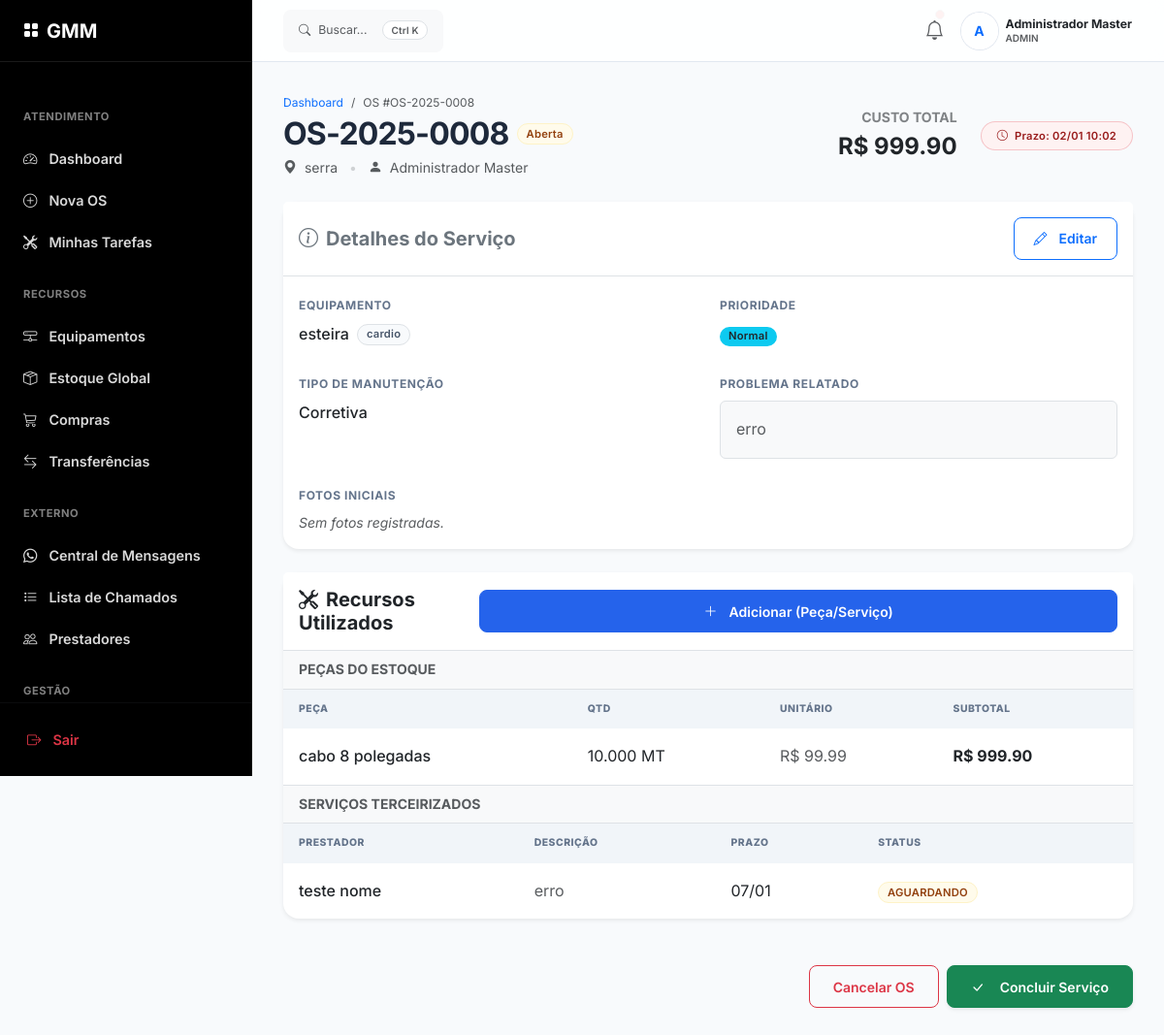
Page /os/8 (signed in) on the earlier database version.
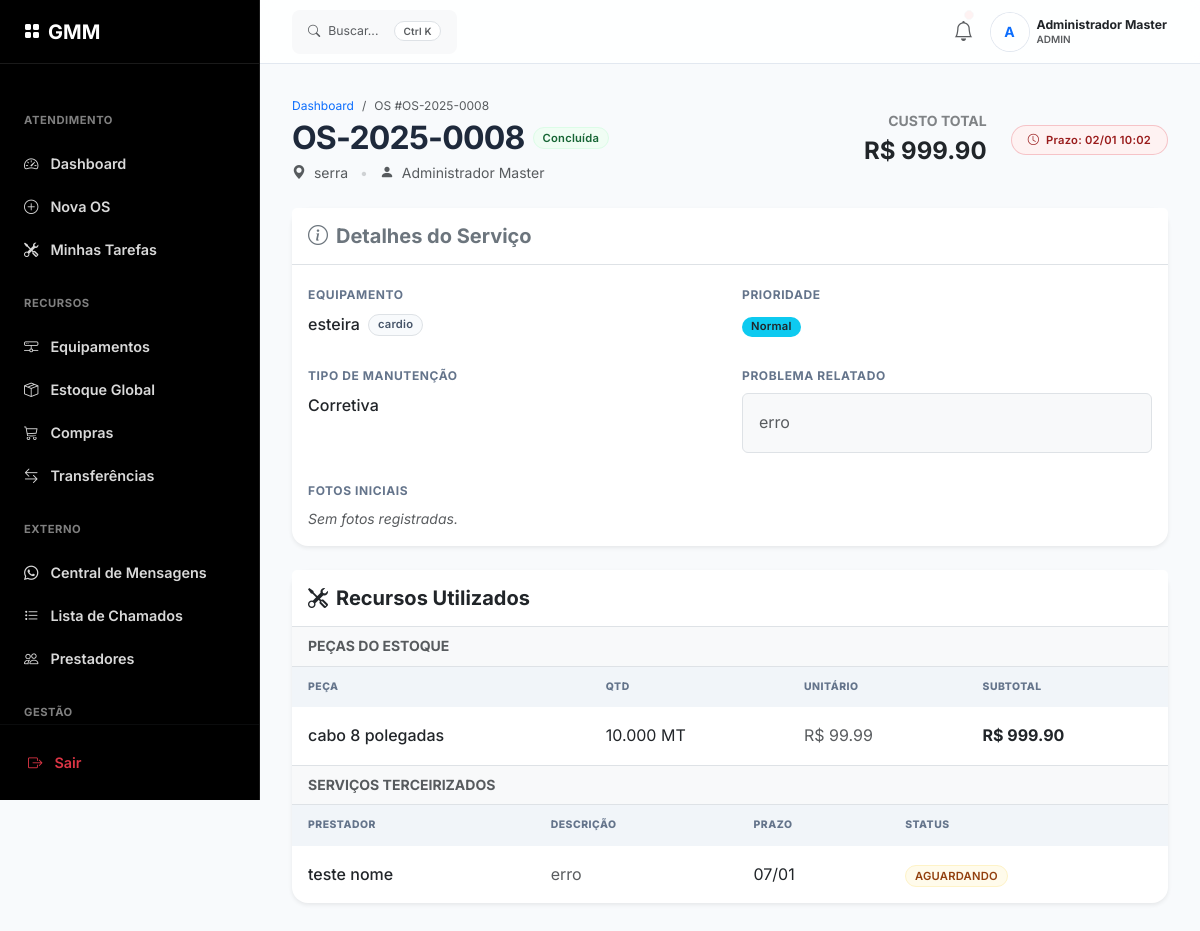
Same page on the later database version.
### app/routes/os.py (the view)
@bp.route('/<int:id>', methods=['GET'])
@login_required
def detalhes(id):
    os_obj = OrdemServico.query.get_or_404(id)
    categorias = CategoriaEstoque.query.all()
    todas_pecas = Estoque.query.order_by(Estoque.nome).all()
    terceirizados = Terceirizado.query.filter(
        (Terceirizado.abrangencia_global == True) |
        (Terceirizado.unidades.any(id=os_obj.unidade_id))
    ).filter_by(ativo=True).order_by(Terceirizado.nome).all()
    usuarios = Usuario.query.filter_by(ativo=True).order_by(Usuario.nome).all()
    return render_template('os_detalhes.html',
                         os=os_obj,
                         categorias=categorias,
                         todas_pecas=todas_pecas,
                         terceirizados=terceirizados,
                         usuarios=usuarios)

### app/models/estoque_models.py (called while the page is built)
    @property
    def custo_total(self):
        total = Decimal('0.00')
        for mov in self.movimentacoes:
            if mov.tipo_movimentacao == 'consumo' and mov.estoque.valor_unitario:
                total += (mov.quantidade * mov.estoque.valor_unitario)
        return total

### app/templates/os_detalhes.html (shortened to what the changed rows need)
{% extends "base.html" %}
{% block content %}
<div class="mb-4 d-flex flex-column flex-md-row justify-content-between align-items-start align-items-md-center gap-3">
    <div>
        <div class="d-flex align-items-center gap-2">
            <h2 class="mb-0 fw-bold">{{ os.numero_os }}</h2>
            {% if os.status == 'aberta' %}
            <span class="badge bg-warning">Aberta</span>
            {% elif os.status == 'concluida' %}
            <span class="badge bg-success">Concluída</span>
            {% else %}
            <span class="badge bg-secondary text-capitalize">{{ os.status }}</span>
            {% endif %}
        </div>
    </div>
</div>
<div class="card shadow-sm border-0 mb-4">
    <div class="card-header bg-white border-bottom py-3 d-flex justify-content-between align-items-center">
        <h5 class="mb-0 text-secondary fw-bold"><i class="bi bi-info-circle me-2"></i>Detalhes do Serviço</h5>
        {% if os.status != 'concluida' %}
        <button class="btn btn-sm btn-outline-primary" data-bs-toggle="modal" data-bs-target="#modalEditarOS">
            <i class="bi bi-pencil me-1"></i> Editar
        </button>
        {% endif %}
    </div>
</div>
<div class="card shadow-sm border-0 mb-5">
    <div
        class="card-header bg-white py-3 border-bottom d-flex flex-column flex-md-row justify-content-between align-items-center gap-3">
        <h5 class="mb-0 fw-bold text-dark"><i class="bi bi-tools me-2"></i>Recursos Utilizados</h5>
        {% if os.status != 'concluida' %}
        <button class="btn btn-primary btn-sm w-100 w-md-auto" data-bs-toggle="modal" data-bs-target="#modalRecursos">
            <i class="bi bi-plus-lg me-1"></i> Adicionar (Peça/Serviço)
        </button>
        {% endif %}
    </div>
    <div class="card-body p-0">
        <div class="table-responsive">
            <table class="table table-hover table-responsive-stack mb-0">
                <thead class="bg-light">
                    <tr>
                        <th>Peça</th>
                        <th>Qtd</th>
                        <th>Unitário</th>
                        <th>Subtotal</th>
                    </tr>
                </thead>
            </table>
        </div>
        <div class="table-responsive">
            <table class="table table-hover table-responsive-stack mb-0">
                <thead class="bg-light">
                    <tr>
                        <th>Prestador</th>
                        <th>Descrição</th>
                        <th>Prazo</th>
                        <th>Status</th>
                    </tr>
                </thead>
            </table>
        </div>
    </div>
</div>
{% if os.status != 'concluida' %}
<div class="d-grid gap-2 d-md-flex justify-content-md-end mb-5">
    <button class="btn btn-outline-danger px-4" data-bs-toggle="modal" data-bs-target="#modalCancelar">Cancelar
        OS</button>
    <button class="btn btn-success px-4 shadow-sm" data-bs-toggle="modal" data-bs-target="#modalConcluir">
        <i class="bi bi-check-lg me-2"></i> Concluir Serviço
    </button>
</div>
{% endif %}
{% endblock %}

Differences in the rows shown:
changed OrdemServico "Corretiva": status "aberta" → "concluida" (drawn)
Other differences:
text no longer shown: "Aberta Editar Adicionar (Peça/Serviço) Cancelar OS Concluir Serviço"
text now shown: "Concluída"
